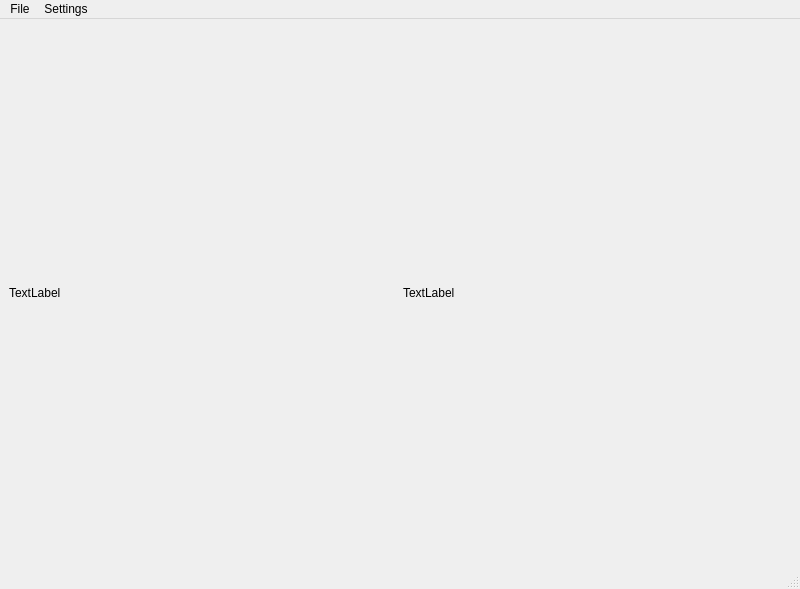
<?xml version="1.0" encoding="UTF-8"?>
<ui version="4.0">
 <class>MainWindow</class>
 <widget class="QMainWindow" name="MainWindow">
  <property name="geometry">
   <rect>
    <x>0</x>
    <y>0</y>
    <width>800</width>
    <height>589</height>
   </rect>
  </property>
  <property name="windowTitle">
   <string>MainWindow</string>
  </property>
  <widget class="QWidget" name="centralwidget">
   <layout class="QHBoxLayout" name="horizontalLayout">
    <item>
     <widget class="QLabel" name="label">
      <property name="text">
       <string>TextLabel</string>
      </property>
     </widget>
    </item>
    <item>
     <widget class="QLabel" name="label_2">
      <property name="text">
       <string>TextLabel</string>
      </property>
     </widget>
    </item>
   </layout>
  </widget>
  <widget class="QMenuBar" name="menubar">
   <property name="geometry">
    <rect>
     <x>0</x>
     <y>0</y>
     <width>800</width>
     <height>21</height>
    </rect>
   </property>
   <widget class="QMenu" name="menuFile">
    <property name="title">
     <string>File</string>
    </property>
    <addaction name="actionSave"/>
    <addaction name="actionImport"/>
   </widget>
   <widget class="QMenu" name="menuSettings">
    <property name="title">
     <string>Settings</string>
    </property>
    <addaction name="actionParameters"/>
   </widget>
   <addaction name="menuFile"/>
   <addaction name="menuSettings"/>
  </widget>
  <widget class="QStatusBar" name="statusbar"/>
  <action name="actionSave">
   <property name="text">
    <string>Export</string>
   </property>
  </action>
  <action name="actionImport">
   <property name="text">
    <string>Import</string>
   </property>
  </action>
  <action name="actionParameters">
   <property name="text">
    <string>Parameters</string>
   </property>
  </action>
 </widget>
 <resources/>
 <connections/>
</ui>
